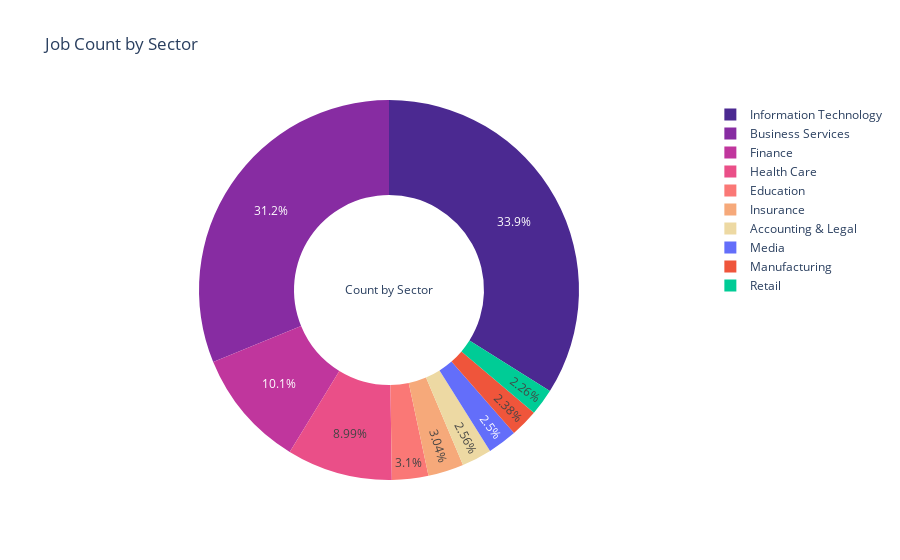

Here is the notebook cell this chart was saved with:
### Code cell
by_sector = go.Figure(data=[go.Pie(labels=sector_df['index'],
                             values=sector_df['Sector'],
                             hole=.5,
                             title = 'Count by Sector',
                             marker_colors = px.colors.sequential.Agsunset,
                            )
                     ])

by_sector.update_layout(title = 'Job Count by Sector')
by_sector.show()

### Figure 1 — Plotly figure (JSON) as saved in the notebook; plotly's stock layout.template omitted (floating-point values rounded to 4 significant figures)
{"data": [{"hole": 0.5, "labels": ["Information Technology", "Business Services", "Finance", "Health Care", "Education", "Insurance", "Accounting & Legal", "Media", "Manufacturing", "Retail"], "marker": {"colors": ["rgb(75, 41, 145)", "rgb(135, 44, 162)", "rgb(192, 54, 157)", "rgb(234, 79, 136)", "rgb(250, 120, 118)", "rgb(246, 169, 122)", "rgb(237, 217, 163)"]}, "title": {"text": "Count by Sector"}, "type": "pie", "values": [570, 524, 169, 151, 52, 51, 43, 42, 40, 38]}], "layout": {"title": {"text": "Job Count by Sector"}}}
